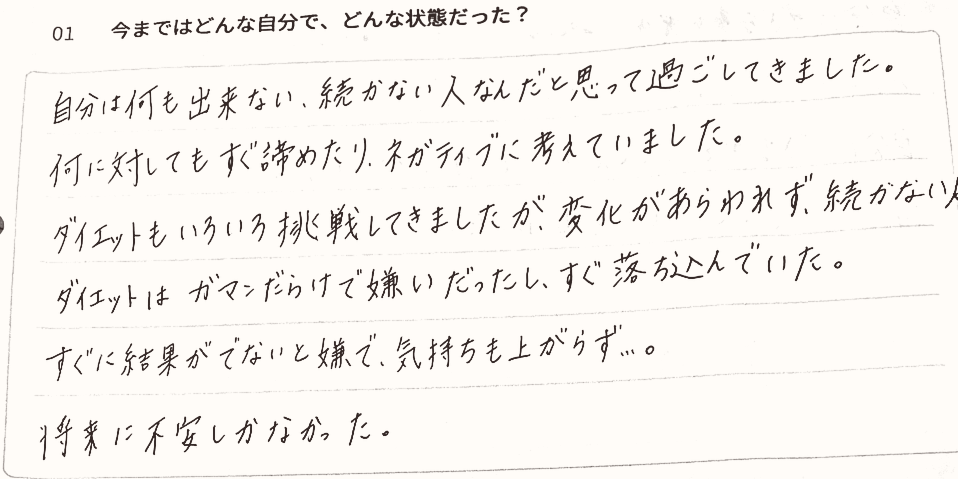
#> input picture reels/story_monitor/hw01.png, 1916 x 958 px (shown at 1/2 size)
$ python hw_card.py
#> lines starting #> are read from the running program, lines starting #| are printed output that depends on the picture; after the words box and inside, x2 and y2 are one past the last pixel; in counts of white or black regions, pixels touching at a corner belong together
"""手書きの感想から大事な1行だけを切り出し、大きく見せる背景画像を作る（11/18）
  python3 hw_card.py  … photo/card_*.jpg を作る（上部に紙のカード、下はぼかした写真）"""
from PIL import Image, ImageFilter, ImageDraw, ImageEnhance
from pathlib import Path
here = Path(__file__).resolve().parent.parent
hw = here.parent / 'story_monitor'
bg_src = here.parent / 'library' / '自_サロン_ハーブティー.jpg'
# (出力名, 元画像, [行の切り出し (x0,y0,x1,y1) …])  ※元画像の座標
CARDS = [
    ('card_gaman', 'hw01.png', [(80, 505, 1100, 645), (1112, 505, 1710, 645)]),
    ('card_akirame', 'hw05.png', [(95, 1092, 1040, 1215), (1048, 1092, 1820, 1215)]),
    ('card_stress', 'hw03.png', [(125, 335, 735, 440), (725, 295, 1215, 428)]),
    ('card_bunki', 'hw05.png', [(885, 1510, 1408, 1632), (1402, 1510, 1775, 1632)]),
]
W, H, CW = 1080, 1920, 960

def bg():
    im = Image.open(bg_src).convert('RGB')
    s = max(W / im.width, H / im.height)
    im = im.resize((round(im.width * s), round(im.height * s)))
    im = im.crop(((im.width - W) // 2, (im.height - H) // 2, (im.width - W) // 2 + W, (im.height - H) // 2 + H))
    im = im.filter(ImageFilter.GaussianBlur(18))
    return ImageEnhance.Brightness(im).enhance(1.08)

for name, src, boxes in CARDS:
    im = Image.open(hw / src).convert('RGB')
#> im is the input picture: PIL image 1916x958 RGB; mean R, G, B 246.1, 242.7, 238.8
    rows = []
    for b in boxes:
        r = im.crop(b)
        k = min((CW - 80) / r.width, 190 / r.height)
        r = r.resize((round(r.width * k), round(r.height * k)), Image.LANCZOS)
        rows.append(r)
#> this loop made 2 passes
#> pass 1, `r = r.resize((round(r.width * k), round(r.height * k)), Image.LANCZOS)`:
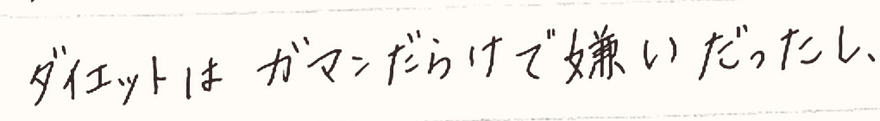
#> r: PIL image 880x121 RGB; mean R, G, B 244.4, 241, 237.2
#> pass 2, `r = r.resize((round(r.width * k), round(r.height * k)), Image.LANCZOS)`:
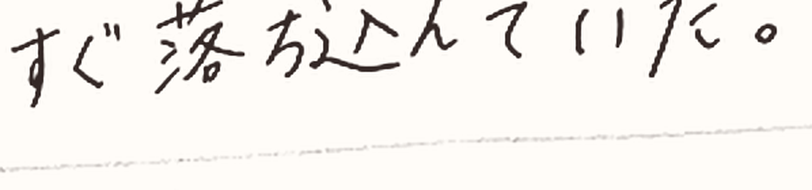
#> r: PIL image 812x190 RGB; mean R, G, B 244.2, 240.8, 236.9
#> after the loop, rows = 2 items
    ch = sum(r.height for r in rows) + 60 + 20 * (len(rows) - 1)
#> ch = 391
    out = bg()
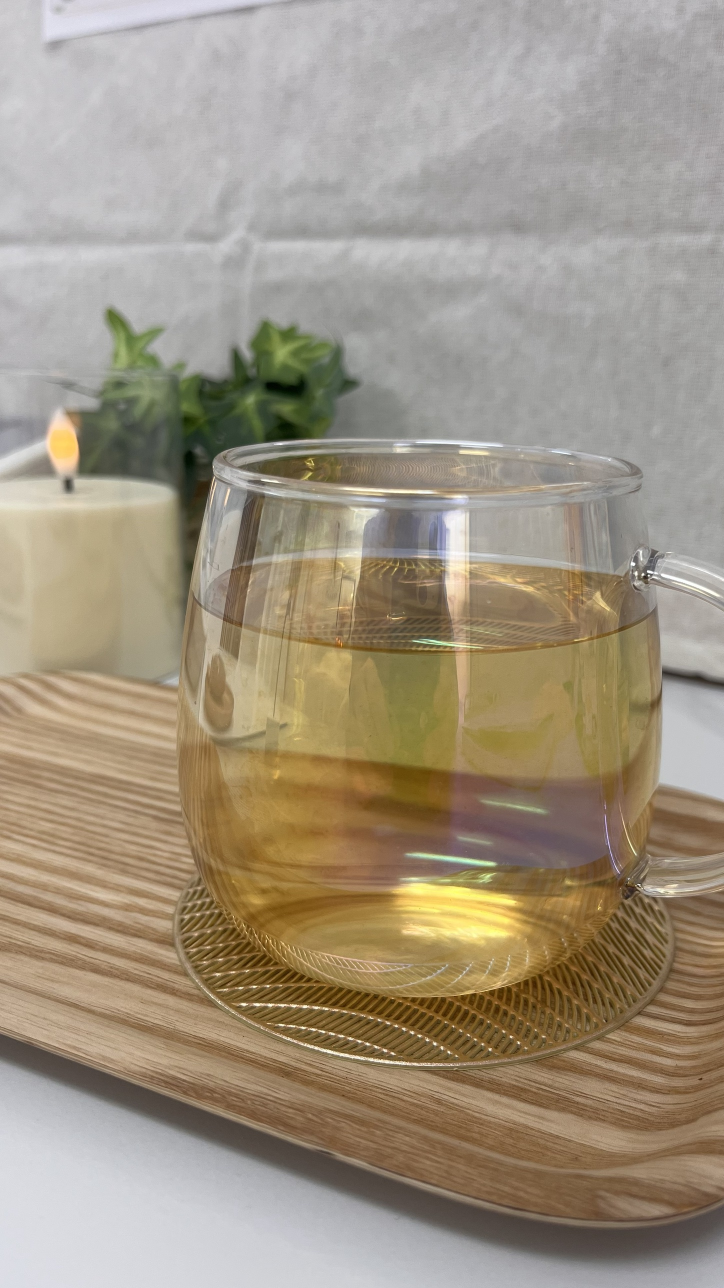
#> input picture reels/library/自_サロン_ハーブティー.jpg, 1448 x 2576 px (shown at 1/2 size)
#> in bg, im is the input picture: PIL image 1448x2576 RGB; mean R, G, B 159.6, 148, 129.5
    card = Image.new('RGB', (CW, ch), (252, 250, 246))
    y = 30
    for r in rows:
        card.paste(r, ((CW - r.width) // 2, y)); y += r.height + 20
#> this loop made 2 passes
#> y on passes 1 to 2: 171, 381
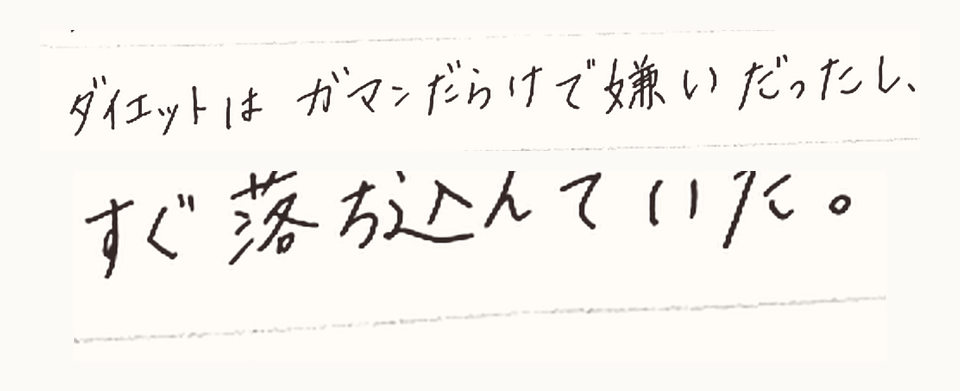
#> card: PIL image 960x391 RGB; mean R, G, B 246.6, 243.6, 239.8
#> after the loop, y = 381
    mask = Image.new('L', card.size, 0)
#> mask: PIL image 960x391 L; every value is 0
    ImageDraw.Draw(mask).rounded_rectangle((0, 0, CW - 1, ch - 1), 28, fill=255)
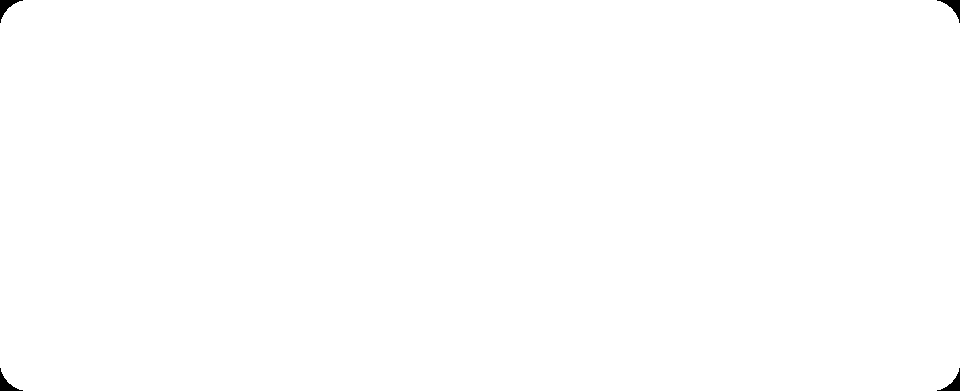
#> mask: PIL image 960x391 L; 99.8% white; 4 black regions, box (x1, y1, x2, y2) and area: (0, 0, 23, 23) 174, (937, 0, 960, 23) 174, (0, 368, 23, 391) 174, (937, 368, 960, 391) 174
    sh = Image.new('L', (W, H), 0)
#> sh: PIL image 1080x1920 L; every value is 0
    top = max(270, 700 - ch)
#> top = 309
    ImageDraw.Draw(sh).rounded_rectangle(((W - CW) // 2, top + 10, (W + CW) // 2, top + ch + 10), 28, fill=90)
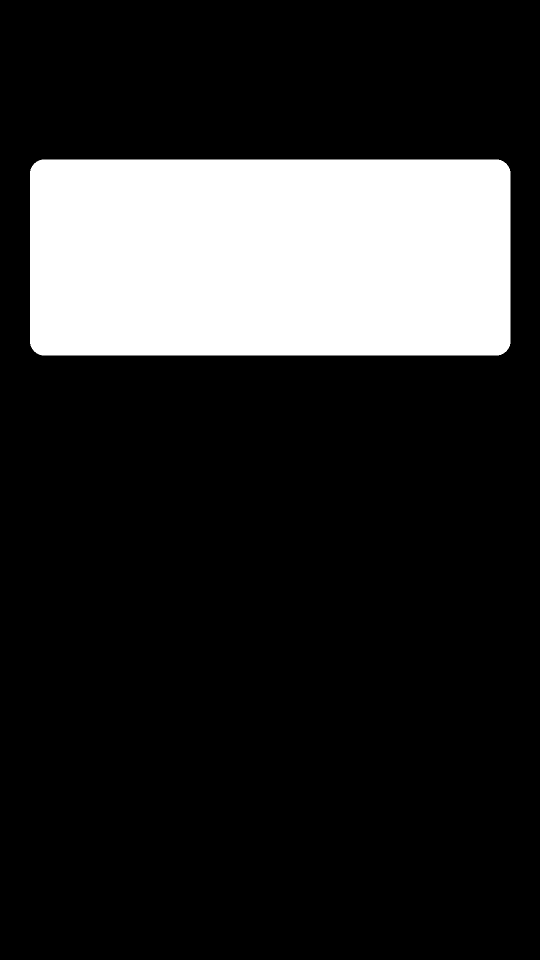
#> sh: PIL image 1080x1920 L (shown at 1/2 size); values 0 (black) and 90 (white), 18.1% white; 1 white region, box (x1, y1, x2, y2) and area: (60, 319, 1021, 711) 376016
    out.paste((60, 40, 30), (0, 0), sh.filter(ImageFilter.GaussianBlur(20)))
    out.paste(card, ((W - CW) // 2, top), mask)
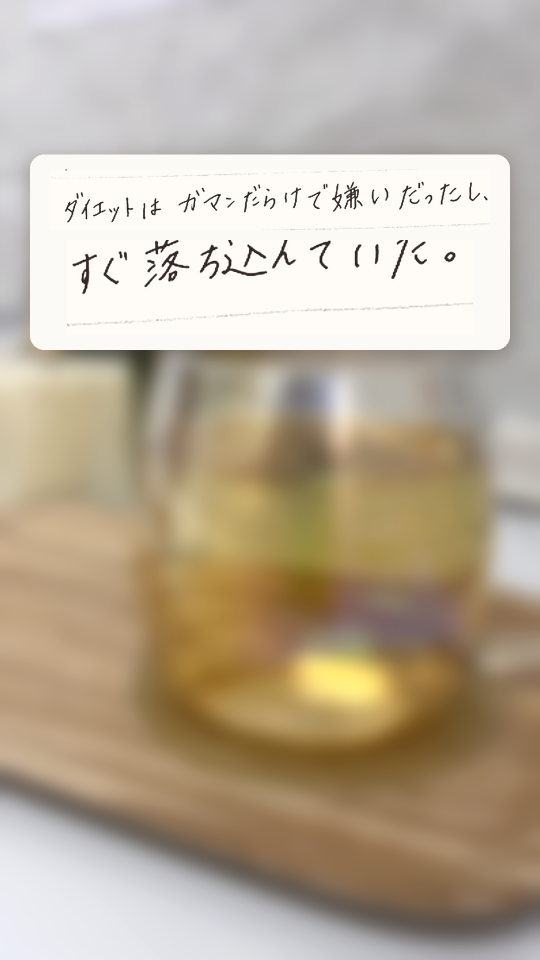
#> out: PIL image 1080x1920 RGB (shown at 1/2 size); mean R, G, B 186.4, 173, 153.7
    out.save(here / 'photo' / f'{name}.jpg', quality=92)
    print(name, ch, top)
#| card_gaman 391 309
#> pass 2 of the loop `for name, src, boxes in CARDS:`:
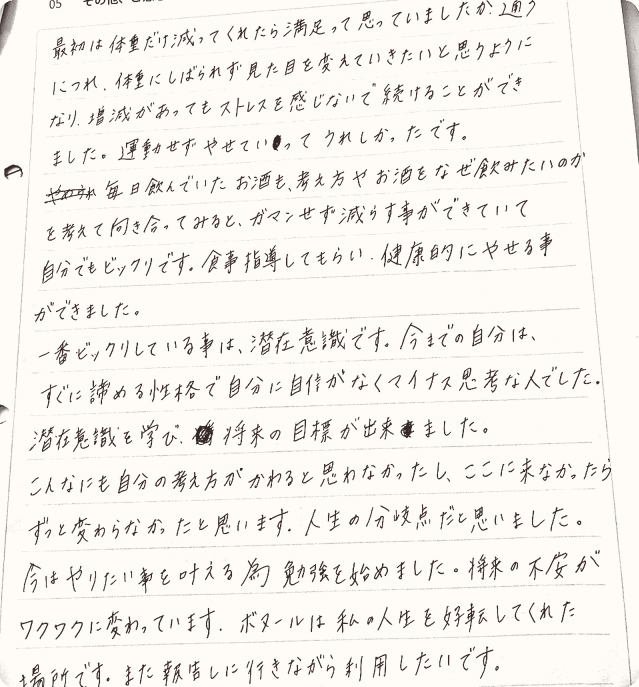
#> input picture reels/story_monitor/hw05.png, 1916 x 2060 px (shown at 1/3 size)
#> im is the input picture: PIL image 1916x2060 RGB; mean R, G, B 244.6, 241.1, 237.2
#> ch = 335
#> the loop `for r in rows:` made 2 passes
#> y on passes 1 to 2: 165, 325
#> after the loop `for r in rows:`: y = 325
#> `ImageDraw.Draw(mask).rounded_rectangle((0, 0, CW - 1, ch - 1), 28, fil..`:
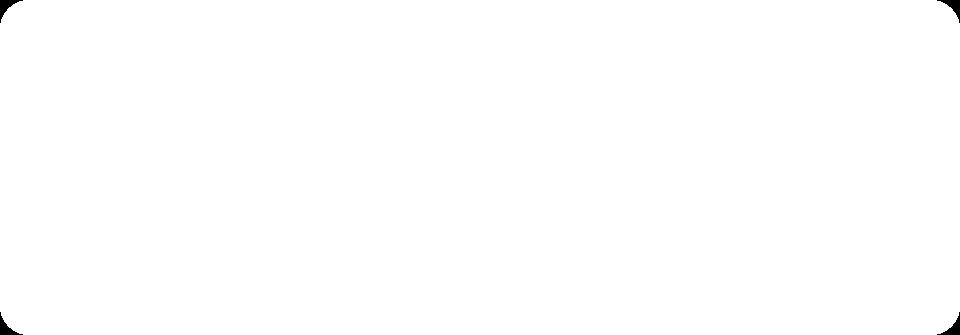
#> mask: PIL image 960x335 L; 99.8% white; 4 black regions, box (x1, y1, x2, y2) and area: (0, 0, 23, 23) 174, (937, 0, 960, 23) 174, (0, 312, 23, 335) 174, (937, 312, 960, 335) 174
#> top = 365
#> `out.paste(card, ((W - CW) // 2, top), mask)`:
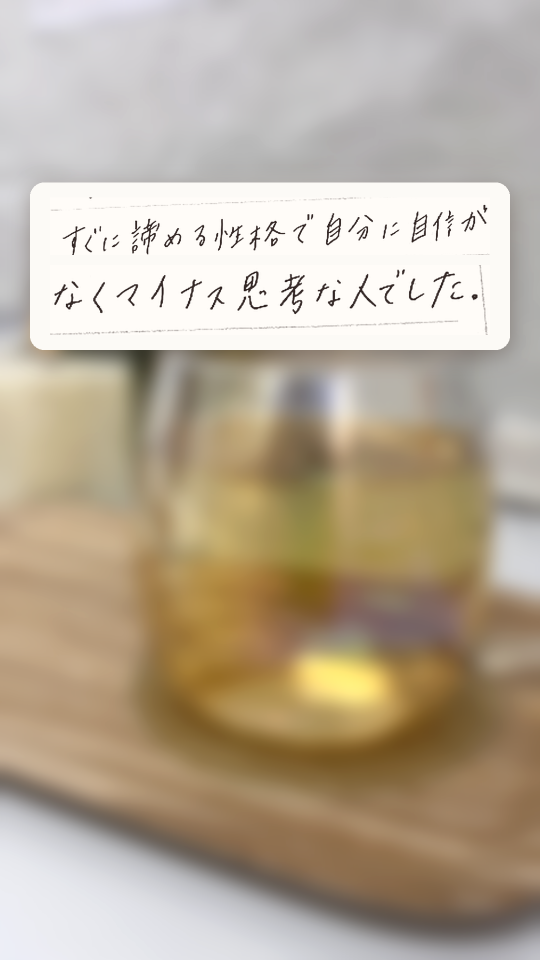
#> out: PIL image 1080x1920 RGB (shown at 1/2 size); mean R, G, B 184.6, 171.2, 152
#| card_akirame 335 365
#> pass 3 of the loop `for name, src, boxes in CARDS:`:
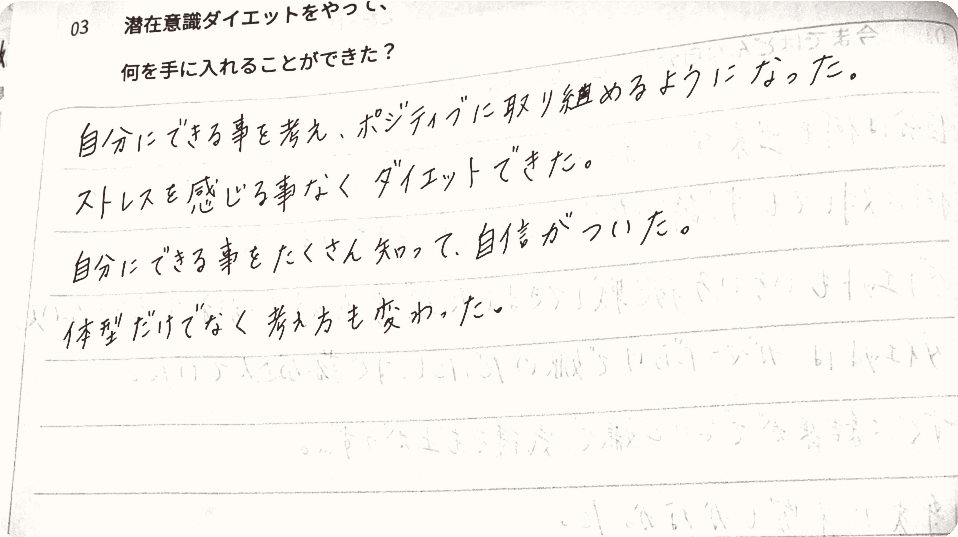
#> input picture reels/story_monitor/hw03.png, 1916 x 1074 px (shown at 1/2 size)
#> im is the input picture: PIL image 1916x1074 RGB; mean R, G, B 248.8, 245.6, 241.6
#> ch = 421
#> the loop `for r in rows:` made 2 passes
#> y on passes 1 to 2: 201, 411
#> after the loop `for r in rows:`: y = 411
#> `ImageDraw.Draw(mask).rounded_rectangle((0, 0, CW - 1, ch - 1), 28, fil..`:
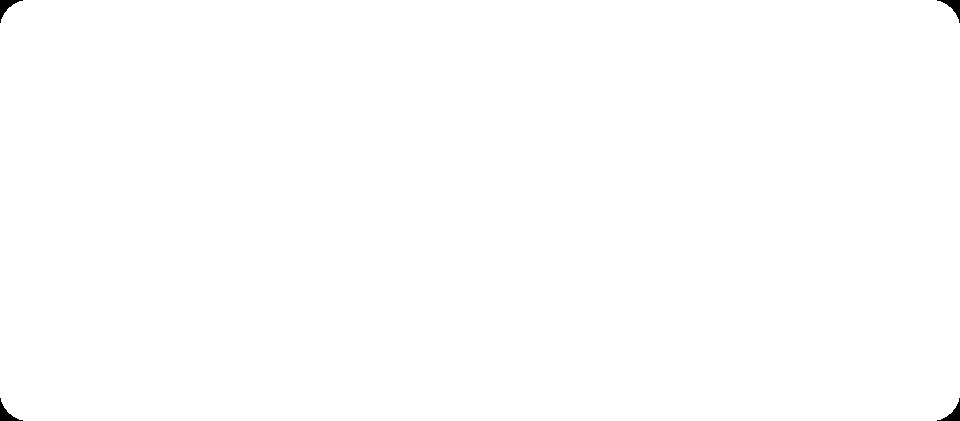
#> mask: PIL image 960x421 L; 99.8% white; 4 black regions, box (x1, y1, x2, y2) and area: (0, 0, 23, 23) 174, (937, 0, 960, 23) 174, (0, 398, 23, 421) 174, (937, 398, 960, 421) 174
#> top = 279
#> `out.paste(card, ((W - CW) // 2, top), mask)`:
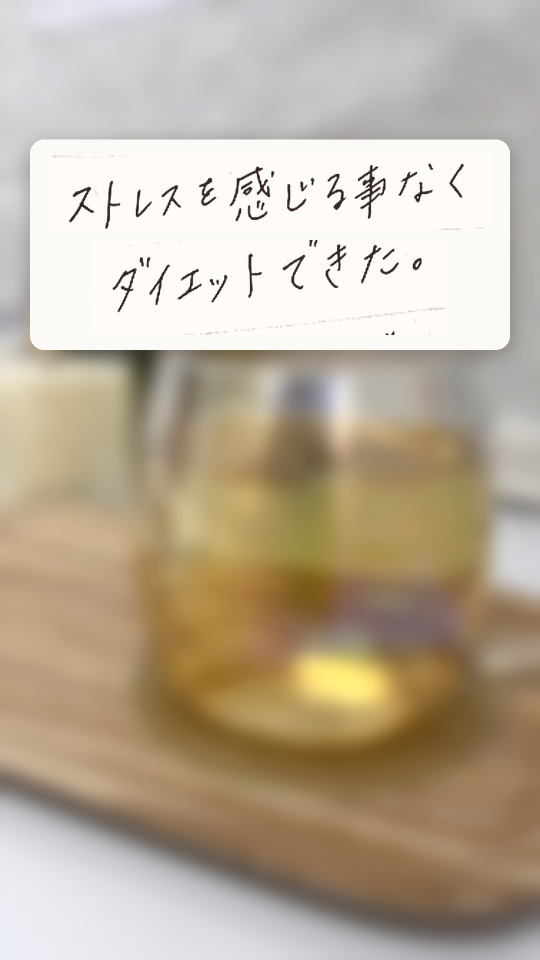
#> out: PIL image 1080x1920 RGB (shown at 1/2 size); mean R, G, B 187.1, 173.7, 154.3
#| card_stress 421 279
#> the loop made 4 passes; the first 3 are shown
